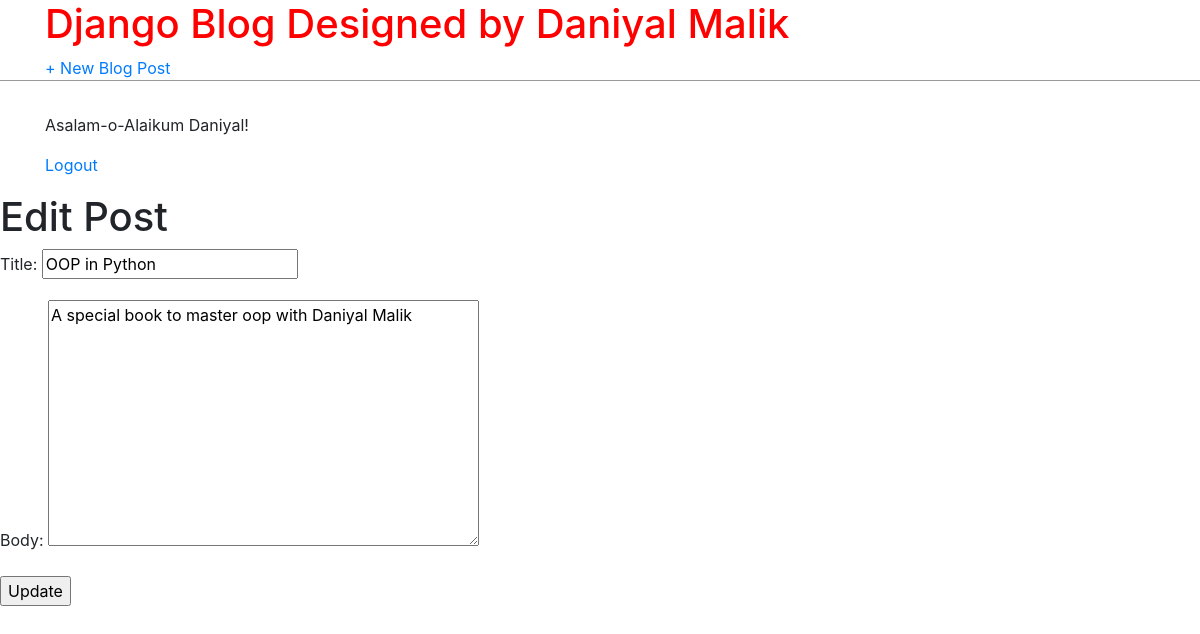
Screenshot of /post/3/edit/ (signed in) with the database file from the repository.
### blog/models.py (models this page shows, shortened)
class Post(models.Model):
    title  = models.CharField(max_length=200)
    author=models.ForeignKey('auth.User',on_delete=models.CASCADE)
    body = models.TextField()

### blog/views.py (the view)
# urls.py: path("post/<int:pk>/edit/", BlogUpdateView.as_view(), name="post_edit"),
class BlogUpdateView(UpdateView):
    model=Post
    template_name="post_edit.html"
    fields=['title','body']

### templates/post_edit.html (shortened to what this page needs)
{% extends "base.html" %}
{% block content %}
  <h1>Edit Post</h1>
  <form action="" method="post">
      {{form.as_p}}
      <input type="submit" value="Update">
  </form>
{% endblock content %}

### templates/base.html (shortened to what this page needs)
<!DOCTYPE html>
{% load static %}
<html lang="en">
<head>
    <link rel="stylesheet" href="{% static 'css/base.css' %}">
    <link rel="stylesheet" href="https://stackpath.bootstrapcdn.com/bootstrap/4.4.1/css/bootstrap.min.css">
</head>
<body>
    <header>
        <div class="container snav-left">
            <h1>
                <a href="{% url 'home' %}">Django Blog Designed by Daniyal Malik</a>
            </h1>
        </div>
        <div class="container nav-right">
            <a href="{% url 'post_new' %}"> + New Blog Post</a>
        </div>
    </header>
    <div class="container">
    {% if user.is_authenticated %}
      <p>Asalam-o-Alaikum {{user.username}}!</p>
      <p><a href="{% url 'logout' %}">Logout</a></p>
    {% else %}
      <p>You are not Logged in.</p>
      <a href="{% url 'login' %}">Log In</a>
      <br>
      <a href="{% url 'signup' %}">Sign up</a>
    {% endif %}
</div>
    {% block content %}
    {% endblock content %}
</body>
</html>

### static/css/base.css (style rules this page uses)
header h1 a { color: red; text-decoration: none; }
body { font-family:'Franklin Gothic Medium', 'Arial Narrow', Arial, sans-serif; font-size:18px; }
header { border-bottom:1px solid #999; margin-bottom: 2rem; display: flex; }
.nav-right { display: flex; }

### rows the page displays
Post: title "OOP in Python", body "A special book to master oop with Daniyal Malik"

### other values shown
{{ user.username }} "Daniyal"
